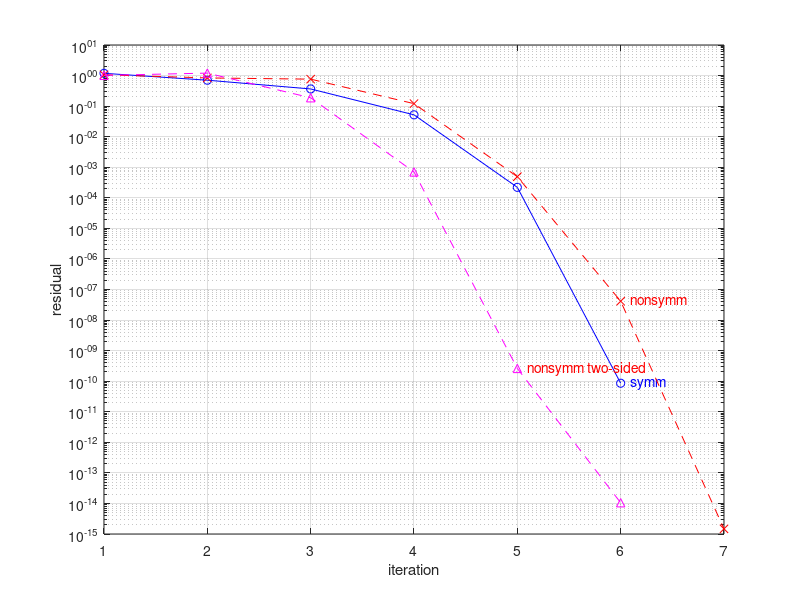

Source code (MATLAB): (Note: this script raises an error after producing the figure.)
%% Rayleigh quotient iteration for an operator
% Nick Hale and Yuji Nakatsukasa, March 2017

%%
% (Chebfun example ode-eig/RayleighQuotient.m)

%% 1. Symmetric matrix
% The Rayleigh quotient iteration (RQI) is a well-known algorithm for computing
% an eigenpair of a matrix $A$ (symmetric or nonsymmetric). Using an approximate
% $\tilde\lambda$ and approximate eigenvector $\tilde x$ (normalized s.t.
% $\|\tilde x\|_2=1$), it updates the approximate eigenvector via one step of
% the shifted-and-inverted power method, $\tilde x:=(A-\tilde\lambda
% I)^{-1}\tilde x$, which is of course computed by solving a linear system (then
% normalized again). The approximate eigenvalue is then updated via the Rayleigh
% quotient (hence the name of the algorithm) $\tilde\lambda = \tilde x^\ast
% A\tilde x$. Under mild assumptions, by repeating the process, $\tilde x$
% converges to an eigenvector, usually to the one corresponding to the
% eigenvalue the initial $\tilde\lambda$ is closest to. The convergence of RQI
% is known to be asymptotically cubic when $A$ is symmetric [1, Sec. 4.6], and
% otherwise quadratic.

%%
% Here is an example showing cubic convergence for a random symmetric $10\times
% 10$ matrix. (Note that we sacrifice some efficiency in computing $Au$ in the
% residual computation for the sake of clarity. This could easily be avoided.)

rng(10)                                      % choose a random number seed
tol = 1e-10;
n = 10;
A = randn(n); A = A'+A;                      % symmetric matrix
I = eye(size(A));                            % identity matrix

% Initial guesses:
disp('lam:')
lam = A(end,end); disp(lam)                  % seek eigenvalue near lam
u = rand(n,1);  u = u/norm(u);               % random guess
res = norm(A*u - lam*u)/norm(A*u);           % initial residual

% Rayleigh quotient iteration:
while ( res(end) > tol )
    u = (A - lam*I)\u; u = u/norm(u);        % core RQI
    lam = u'*A*u; disp(lam)                  % update Rayleigh quotient
    res = [res; norm(A*u-lam*u)/norm(A*u)];  % store residual
end
res

%% 2. Nonsymmetric matrix
% Next let's try a nonsymmetric matrix. The convergence becomes quadratic. 

A = randn(n);                                 % nonsymmetric matrix
% Initial guesses:
disp('lam:')
lam = A(end,end); disp(lam)                   % seek eigenvalue near lam
u = rand(n,1)+1i*randn(n,1); u = u/norm(u);   % random guess (eigval can be complex)
res2 = norm(A*u - lam*u)/norm(A*u);           % initial residual

% Rayleigh quotient iteration:
while ( res2(end) > tol )
    u = (A - lam*I)\u; u = u/norm(u);         % core RQI
    lam = u'*A*u; disp(lam)                   % update Rayleigh quotient
    res2 = [res2; norm(A*u-lam*u)/norm(A*u)]; % store residual
end
res2

%%
% We can recover the cubic convergence by using the (conjugate) transpose and
% running a two-sided Rayleigh quotient iteration. Note that the algorithm is
% equivalent to RQI when $A$ is symmetric.

A = randn(n);                                 % nonsymmetric matrix
% Initial guesses:
disp('lam:')
lam = A(end,end); disp(lam)                   % seek eigenvalue near lam
u = rand(n,1)+1i*randn(n,1); u = u/norm(u);   % random guess for right evec
v = rand(n,1);  v = v/norm(v);                % random guess for left evec
res3 = norm(A*u - lam*u)/norm(A*u);           % initial residual

% two-sided Rayleigh quotient iteration: 
while ( res3(end) > tol )
    u = (A -lam*I)\u; u = u/norm(u);          % core RQI
    v = (A'-lam*I)\v; v = v/norm(v);          % core RQI for left eigvec    
    lam = (v'*A*u)/(v'*u); disp(lam)          % update Rayleigh quotient
    res3 = [res3; norm(A*u-lam*u)/norm(A*u)]; % store residual
end
res3

% Plot convergence rates:
semilogy(res, 'b-o'), hold on
text(length(res) + .1, res(end), 'symm', 'color', 'b')
semilogy(res2, 'r--x' )
text(length(res2) - .9, res2(end-1), 'nonsymm', 'color', 'r')
semilogy(res3, 'm--^' )
text(length(res3) - .9, res3(end-1), 'nonsymm two-sided', 'color', 'r')
xlabel('iteration'), ylabel('residual')
grid on, hold off

%% 3. Selfadjoint linear operator
% Now we explore the use of RQI for a linear operator, represented by a chebop.
% Let us consider the selfadjoint operator $Au = -u''$ with selfadjoint
% Dirichlet boundary conditions $u(-\pi/2) = u(\pi/2) = 0$. As an initial guess
% we use a random function generated by the randnfun command. Notice that the
% code for the RQI is almost identical to the matrix case above! (This is
% enabled by a new Chebfun feature that allows additions of chebops, along with
% eye(A) for the identity operator on the domain of A.)

dom = [-pi/2, pi/2];
A = chebop(@(u) -diff(u, 2), dom, 0);       % self-adjoint operator
I = eye(A);                                 % identity on dom; equivalent
                                            % to I = chebop(@(u)u,dom)

% Initial guesses:
disp('lam:')
lam = 3.8; disp(lam)                        % seek eigenvalue near lam 
u = randnfun(.1, 1, dom);  u = u/norm(u);   % random guess for eigenfunction
res = norm(A*u-lam*u)/norm(A*u);            % initial residual

% Rayleigh quotient iteration:
while ( res(end) > tol )
    u = (A-lam*I)\u; u = u/norm(u);         % core RQI
    lam = u'*A*u; disp(lam)                 % update Rayleigh quotient
    res = [res; norm(A*u-lam*u)/norm(A*u)]; % store residual
end

%%
% From the residual output, we can guess that the convergence is cubic (it is
% actually too fast to verify).

res

%% 5. Non-selfadjoint linear operator
% Now consider the non-selfadjoint operator $Au = -u'' + u' + u$, again with
% zero Dirichlet boundary conditions:

dom = [-pi/2, pi/2];
x = chebfun('x',dom);
A = chebop(@(x,u) -diff(u,2) + diff(u) + u, dom, 0);
I = eye(A);

% Initial guesses:
disp('lam:')
lam = 1; disp(lam)
u = randnfun(.1, 1, dom); u = u/norm(u);
res2 = norm(A*u-lam*u)/norm(A*u);             % initial residual

% Rayleigh quotient iteration:
while ( res2(end) > tol)
    u = (A-lam*I)\u; u = u/norm(u);           % core RQI
    lam = u'*A*u; disp(lam)                   % update Rayleigh quotient
    res2 = [res2; norm(A*u-lam*u)/norm(A*u)]; % store residual
end

%%
% From the residual output, we can see that here the convergence is quadratic:

res2

%%
% As before, let's try to improve the convergence to cubic. This involves the
% adjoint, which plays the role of the conjugate transpose in the matrix case.

% Initial guesses:
disp('lam:')
lam = 1; disp(lam)
u = randnfun(.1, 1, dom); u = u/norm(u);    % random guess for right eigfunc
v = randnfun(.1, 1, dom); v = v/norm(v);    % random guess for left eigfunc
res3 = norm(A*u-lam*u) / norm(A*u);

% Rayleigh quotient iteration:
while ( res3(end) > tol)
    u = (A -lam*I)\u; u = u/norm(u);          % core RQI
    v = (A'-lam*I)\v; v = v/norm(v);          % adjoint RQI    
    lam = v'*(A*u)/(v'*u); disp(lam)          % update Rayleigh quotient
    res3 = [res3; norm(A*u-lam*u)/norm(A*u)]; % store residual   
end

res3

%% 5. Convergence rates
% RQI appears to have computed eigenpairs for both operators, selfadjoint and
% non-selfadjoint. Now let's examine the convergence rates by plotting the
% residual convergence.

semilogy(res, 'b-o'), hold on
text(length(res) + .1, res(end), 'selfadj', 'color', 'b')
semilogy(res2, 'r--x' )
text(length(res2) - .9, res2(end-1), 'non-selfadj', 'color', 'r')   
semilogy(res3, 'm--^' )
text(length(res3) - .9, res3(end-1), 'non-selfadj two-sided', 'color', 'm')   
xlabel('iteration'), ylabel('residual')
grid on

%% 6. References
%
% 1. B. N. Parlett, _The Symmetric Eigenvalue Problem_, SIAM, 1996.
